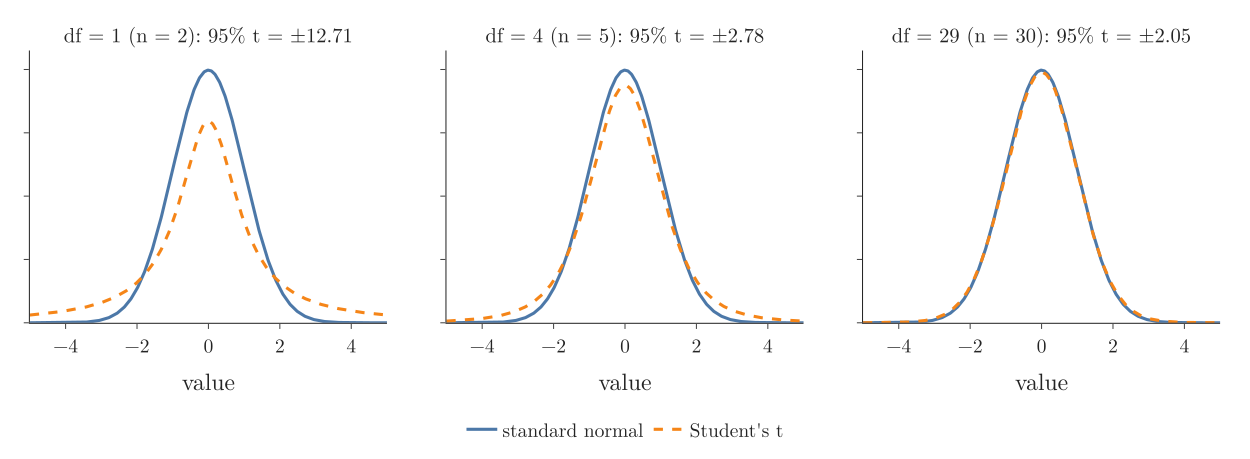

Recreate this plot in Python.
"""Student's t-distribution (orange) against the standard normal (blue) for 1, 4 and 29 degrees of freedom
(sample sizes 2, 5, 30), with the 95% t critical values in the titles (z = 1.96)."""
from pathlib import Path
import numpy as np
from plotly.subplots import make_subplots
from scipy import stats

here = Path(__file__).parent
BLUE, ORANGE = "#4C78A8", "#F58518"
x = np.linspace(-5, 5, 600)
dfs = [1, 4, 29]
fig = make_subplots(rows=1, cols=3, horizontal_spacing=0.05,
                    subplot_titles=[f"df = {d} (n = {d + 1}): 95% t = ±{stats.t.ppf(0.975, d):.2f}" for d in dfs])
for i, d in enumerate(dfs, start=1):
    fig.add_scatter(x=x, y=stats.norm.pdf(x), mode="lines", line=dict(color=BLUE, width=3), name="standard normal",
                    showlegend=(i == 1), row=1, col=i)
    fig.add_scatter(x=x, y=stats.t.pdf(x, d), mode="lines", line=dict(color=ORANGE, width=3, dash="dash"),
                    name="Student's t", showlegend=(i == 1), row=1, col=i)
    tc = stats.t.ppf(0.975, d)
    fig.update_xaxes(range=[-5, 5], title_text="value", row=1, col=i)
fig.update_yaxes(showticklabels=False, range=[0, 0.43])
fig.update_annotations(font_size=20)
fig.update_layout(template="simple_white", width=1200, height=440,
                  legend=dict(orientation="h", x=0.5, xanchor="center", y=-0.32),
                  font=dict(family="Latin Modern Roman", size=19), margin=dict(l=20, r=20, t=40, b=70))
fig.write_image(here / "t_vs_normal.png", scale=2)
fig.write_image(here / "t_vs_normal.pdf")
